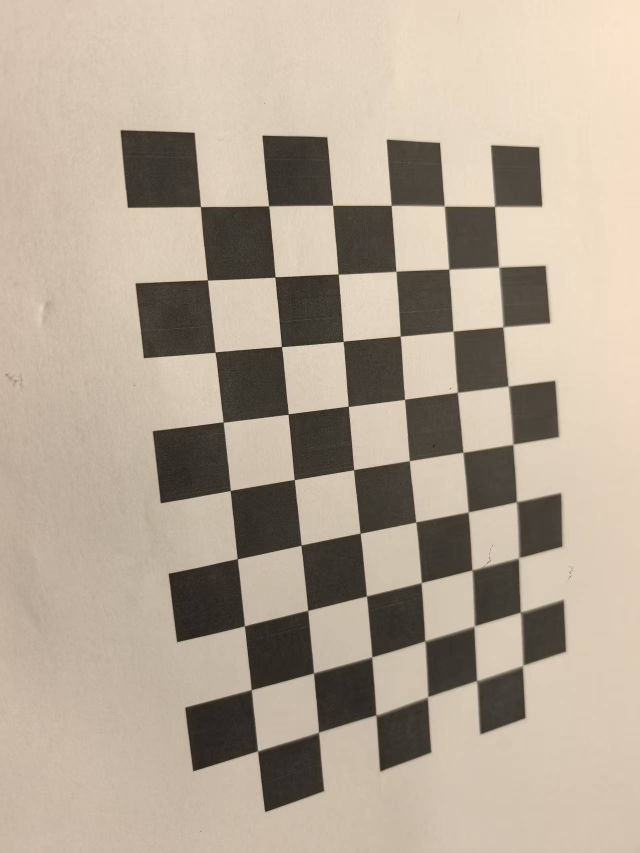
#> input picture parameter_optimization/camera_parameter/image/image-1.jpg, 1279 x 1706 px (shown at 1/2 size); its folder holds 4 pictures in this run
$ python camera_calibration.py
#> lines starting #> are read from the running program, lines starting #| are printed output that depends on the picture; after the words box and inside, x2 and y2 are one past the last pixel; in counts of white or black regions, pixels touching at a corner belong together
import argparse
import json
from pathlib import Path

import cv2
import numpy as np


def make_object_points(pattern_size, square_size):
    """Build planar chessboard corner coordinates in the board frame."""
    cols, rows = pattern_size
    points = np.zeros((rows * cols, 3), np.float64)
    for row in range(rows):
        for col in range(cols):
            index = row * cols + col
            points[index] = [col * square_size, row * square_size, 0.0]
    return points


def collect_image_paths(image_dir):
    """Read all supported calibration image paths."""
    image_dir = Path(image_dir)
    extensions = ["*.jpg", "*.jpeg", "*.png", "*.bmp"]
    image_paths = []
    for extension in extensions:
        image_paths.extend(sorted(image_dir.glob(extension)))
#> pass 2 of the loop in collect_image_paths, `for extension in extensions:`:
    return image_paths


def detect_corners(image_paths, pattern_size, preview_dir):
    """Detect chessboard corners. OpenCV is only used for image IO and corners."""
#> called with pattern_size = (9, 6)
    image_points = []
    valid_paths = []
    image_size = None
    preview_dir.mkdir(parents=True, exist_ok=True)
    criteria = (
        cv2.TERM_CRITERIA_EPS + cv2.TERM_CRITERIA_MAX_ITER,
        30,
        0.001,
    )
    for image_path in image_paths:
        image = cv2.imread(str(image_path))
#> image is the input picture: shape (1706, 1279, 3); mean B, G, R 149.2, 165.5, 179.3
        if image is None:
            print("skip unreadable image:", image_path)
            continue
        gray = cv2.cvtColor(image, cv2.COLOR_BGR2GRAY)
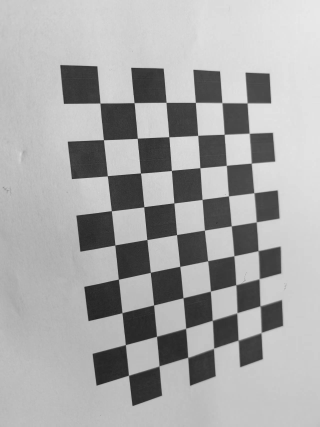
#> gray: shape (1706, 1279) (shown at 1/4 size); min 2, max 244, mean 167.7
        image_size = (gray.shape[1], gray.shape[0])
        found, corners = cv2.findChessboardCorners(gray, pattern_size)
#> found = True; corners = 54 rows, first 8: [990.9, 414.7], [997.3, 535.9], [1006.5, 654], [1017, 772.5], [1026.5, 889], [1034, 1004.5], [1038.5, 1117], [1042.5, 1225]
        if not found:
            print("chessboard not found:", image_path.name)
            continue
        refined = cv2.cornerSubPix(gray, corners, (11, 11), (-1, -1), criteria)
#> refined = 54 rows, first 8: [989.4, 413.6], [997.8, 534.9], [1005.9, 654.3], [1016.6, 772.6], [1025.9, 889], [1033.4, 1003.9], [1037.5, 1115.8], [1040.9, 1224.4]
        image_points.append(refined.reshape(-1, 2).astype(np.float64))
        valid_paths.append(str(image_path))

        preview = image.copy()
        cv2.drawChessboardCorners(preview, pattern_size, refined, found)
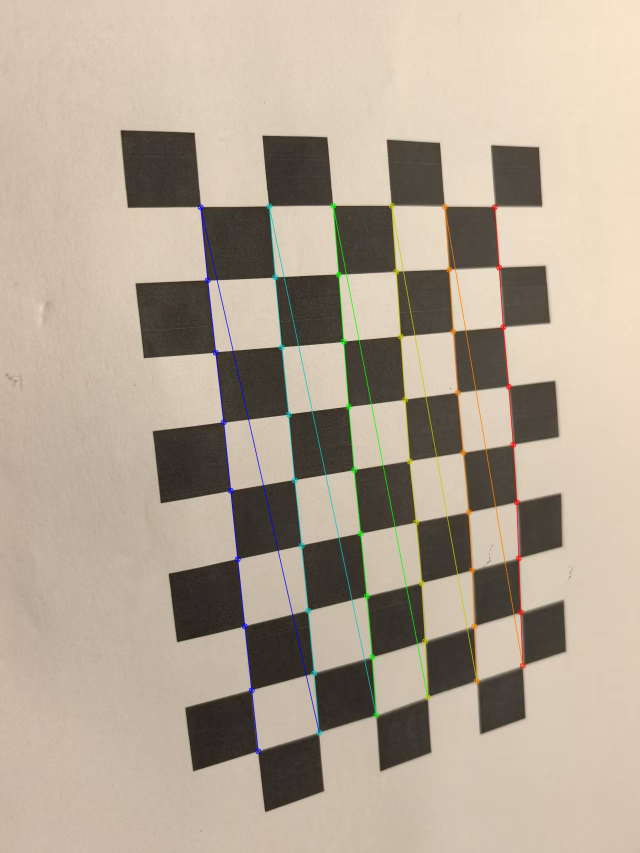
#> preview: shape (1706, 1279, 3) (shown at 1/2 size); 1.7% of pixels changed, all inside (x1, y1, x2, y2) = (395, 405, 1052, 1509)
        cv2.imwrite(str(preview_dir / image_path.name), preview)
        print("detected:", image_path.name)
#> pass 2 of the loop in detect_corners, `for image_path in image_paths:`:
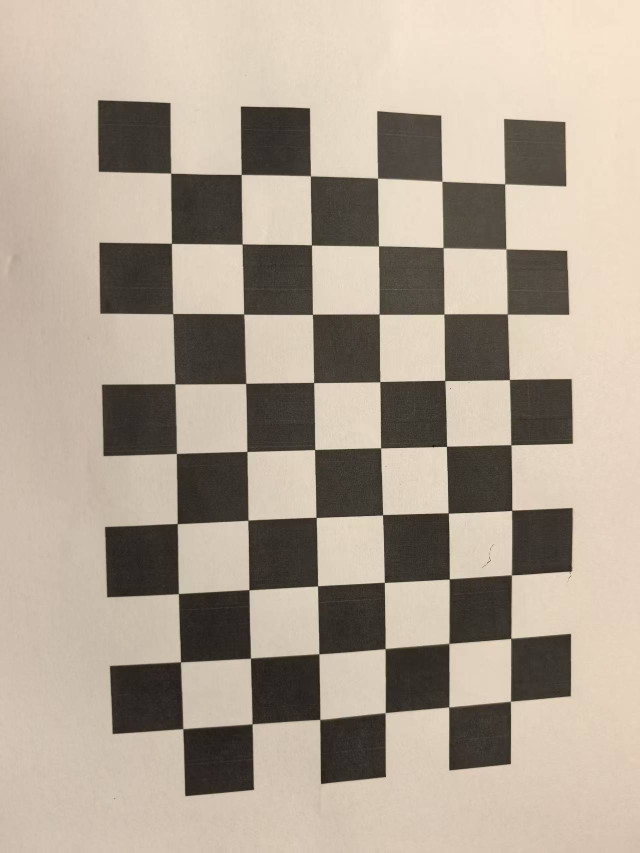
#> input picture parameter_optimization/camera_parameter/image/image-2.jpg, 1279 x 1706 px (shown at 1/2 size)
#> in detect_corners, image is the input picture: shape (1706, 1279, 3); mean B, G, R 146.5, 161.4, 174.2
#> in detect_corners, `gray = cv2.cvtColor(image, cv2.COLOR_BGR2GRAY)`:
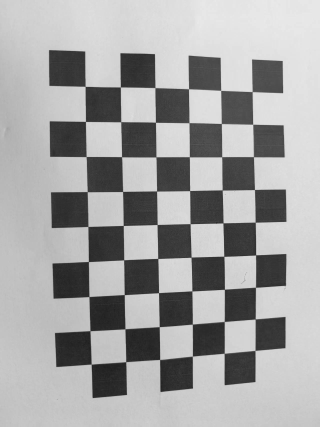
#> gray: shape (1706, 1279) (shown at 1/4 size); min 2, max 247, mean 163.5
#> corners = 54 rows, first 8: [1010.8, 369.1], [1011.5, 499.4], [1013.6, 627.7], [1018.2, 760.6], [1020.7, 889.9], [1024, 1020.5], [1022.2, 1148.5], [1022.5, 1275.2]
#> refined = 54 rows, first 8: [1009.8, 368.3], [1012.3, 498.5], [1014.7, 628.5], [1019.2, 759.6], [1022.3, 890.2], [1023.8, 1021.1], [1023, 1150.3], [1021.9, 1277.1]
#> in detect_corners, `cv2.drawChessboardCorners(preview, pattern_size, refined, found)`:
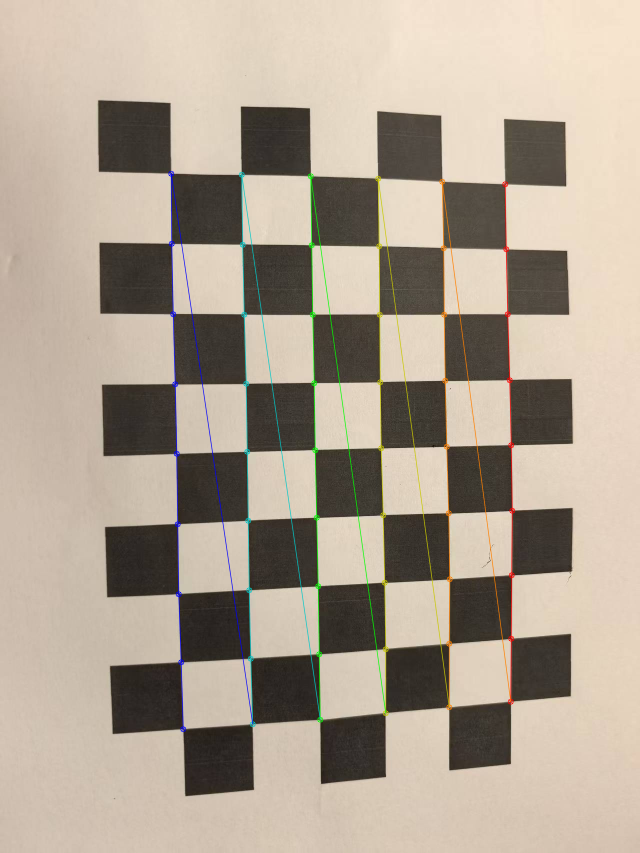
#> preview: shape (1706, 1279, 3) (shown at 1/2 size); 1.82% of pixels changed, all inside (x1, y1, x2, y2) = (336, 341, 1031, 1465)
    return image_points, valid_paths, image_size


def normalize_points(points):
    """Normalize 2D points for a stable DLT solve."""
    points = np.asarray(points, dtype=np.float64)
    mean = np.mean(points, axis=0)
    centered = points - mean
    mean_distance = np.mean(np.linalg.norm(centered, axis=1))
    scale = np.sqrt(2.0) / mean_distance if mean_distance > 1e-12 else 1.0
    transform = np.array(
        [[scale, 0.0, -scale * mean[0]], [0.0, scale, -scale * mean[1]], [0.0, 0.0, 1.0]]
    )
    homogeneous = np.column_stack([points, np.ones(len(points))])
    normalized = (transform @ homogeneous.T).T[:, :2]
    return normalized, transform


def estimate_homography(board_points, image_points):
    """Estimate a board-to-image homography with normalized DLT."""
    src = board_points[:, :2]
    dst = image_points
    src_norm, src_transform = normalize_points(src)
    dst_norm, dst_transform = normalize_points(dst)

    rows = []
    for (x, y), (u, v) in zip(src_norm, dst_norm):
        rows.append([-x, -y, -1.0, 0.0, 0.0, 0.0, u * x, u * y, u])
        rows.append([0.0, 0.0, 0.0, -x, -y, -1.0, v * x, v * y, v])
    _, _, vh = np.linalg.svd(np.asarray(rows))
    homography_norm = vh[-1].reshape(3, 3)
    homography = np.linalg.inv(dst_transform) @ homography_norm @ src_transform
    return homography / homography[2, 2]


def homography_v(homography, i, j):
    """Build Zhang's v_ij row from a homography."""
    h = homography
    return np.array(
        [
            h[0, i] * h[0, j],
            h[0, i] * h[1, j] + h[1, i] * h[0, j],
            h[1, i] * h[1, j],
            h[2, i] * h[0, j] + h[0, i] * h[2, j],
            h[2, i] * h[1, j] + h[1, i] * h[2, j],
            h[2, i] * h[2, j],
        ],
        dtype=np.float64,
    )


def intrinsic_from_homographies(homographies, image_size):
    """Compute an intrinsic matrix initial value from planar homographies."""
#> called with image_size = (1706, 1279)
    rows = []
    for homography in homographies:
        rows.append(homography_v(homography, 0, 1))
        rows.append(homography_v(homography, 0, 0) - homography_v(homography, 1, 1))
    _, _, vh = np.linalg.svd(np.asarray(rows))
    b11, b12, b22, b13, b23, b33 = vh[-1]

    denominator = b11 * b22 - b12 * b12
    if abs(denominator) < 1e-12:
        width, height = image_size
        return np.array([[width, 0.0, width / 2.0], [0.0, width, height / 2.0], [0.0, 0.0, 1.0]])

    v0 = (b12 * b13 - b11 * b23) / denominator
    lambda_value = b33 - (b13 * b13 + v0 * (b12 * b13 - b11 * b23)) / b11
    alpha_sq = lambda_value / b11
    beta_sq = lambda_value * b11 / denominator
    if alpha_sq <= 0.0 or beta_sq <= 0.0:
        width, height = image_size
        return np.array([[width, 0.0, width / 2.0], [0.0, width, height / 2.0], [0.0, 0.0, 1.0]])

    alpha = np.sqrt(alpha_sq)
    beta = np.sqrt(beta_sq)
    gamma = -b12 * alpha * alpha * beta / lambda_value
    u0 = gamma * v0 / beta - b13 * alpha * alpha / lambda_value
    return np.array([[alpha, gamma, u0], [0.0, beta, v0], [0.0, 0.0, 1.0]], dtype=np.float64)


def rotation_matrix_to_vector(rotation):
    """Convert a rotation matrix to an axis-angle vector without cv2.Rodrigues."""
    trace_value = np.trace(rotation)
    cos_theta = np.clip((trace_value - 1.0) / 2.0, -1.0, 1.0)
    theta = np.arccos(cos_theta)
    if theta < 1e-12:
        return np.zeros(3)
    scale = theta / (2.0 * np.sin(theta))
    return scale * np.array(
        [
            rotation[2, 1] - rotation[1, 2],
            rotation[0, 2] - rotation[2, 0],
            rotation[1, 0] - rotation[0, 1],
        ]
    )


def rotation_vector_to_matrix(vector):
    """Convert an axis-angle vector to a rotation matrix."""
    theta = np.linalg.norm(vector)
    if theta < 1e-12:
        skew = skew_symmetric(vector)
        return np.eye(3) + skew
    axis = vector / theta
    skew = skew_symmetric(axis)
    return np.eye(3) + np.sin(theta) * skew + (1.0 - np.cos(theta)) * (skew @ skew)


def skew_symmetric(vector):
    x, y, z = vector
    return np.array([[0.0, -z, y], [z, 0.0, -x], [-y, x, 0.0]], dtype=np.float64)


def extrinsic_from_homography(homography, camera_matrix):
    """Recover one board pose from a homography and an intrinsic matrix."""
    inv_camera = np.linalg.inv(camera_matrix)
    h1 = homography[:, 0]
    h2 = homography[:, 1]
    h3 = homography[:, 2]
    scale = 1.0 / np.linalg.norm(inv_camera @ h1)
    r1 = scale * (inv_camera @ h1)
    r2 = scale * (inv_camera @ h2)
    r3 = np.cross(r1, r2)
    rotation_approx = np.column_stack([r1, r2, r3])
    u, _, vh = np.linalg.svd(rotation_approx)
    rotation = u @ vh
    if np.linalg.det(rotation) < 0.0:
        rotation *= -1.0
    translation = scale * (inv_camera @ h3)
    return rotation_matrix_to_vector(rotation), translation


def estimate_initial_distortion(object_points, image_points_list, camera_matrix, rvecs, tvecs):
    """Estimate k1 and k2 with a linear least-squares system."""
    rows = []
    values = []
    fx, fy = camera_matrix[0, 0], camera_matrix[1, 1]
    cx, cy = camera_matrix[0, 2], camera_matrix[1, 2]
    for image_points, rvec, tvec in zip(image_points_list, rvecs, tvecs):
        rotation = rotation_vector_to_matrix(rvec)
        camera_points = (rotation @ object_points.T).T + tvec
        x = camera_points[:, 0] / camera_points[:, 2]
        y = camera_points[:, 1] / camera_points[:, 2]
        r2 = x * x + y * y
        u0 = fx * x + cx
        v0 = fy * y + cy
        du = image_points[:, 0] - u0
        dv = image_points[:, 1] - v0
        rows.extend(np.column_stack([fx * x * r2, fx * x * r2 * r2]))
        values.extend(du)
        rows.extend(np.column_stack([fy * y * r2, fy * y * r2 * r2]))
        values.extend(dv)
    solution, _, _, _ = np.linalg.lstsq(np.asarray(rows), np.asarray(values), rcond=None)
    return np.array([solution[0], solution[1], 0.0, 0.0, 0.0], dtype=np.float64)


def pack_parameters(camera_matrix, dist_coeffs, rvecs, tvecs):
    params = [
        camera_matrix[0, 0],
        camera_matrix[1, 1],
        camera_matrix[0, 2],
        camera_matrix[1, 2],
        *dist_coeffs,
    ]
    for rvec, tvec in zip(rvecs, tvecs):
        params.extend(rvec)
        params.extend(tvec)
    return np.asarray(params, dtype=np.float64)


def unpack_parameters(params, view_count):
    fx, fy, cx, cy = params[:4]
    dist_coeffs = params[4:9]
    camera_matrix = np.array([[fx, 0.0, cx], [0.0, fy, cy], [0.0, 0.0, 1.0]], dtype=np.float64)
    rvecs = []
    tvecs = []
    index = 9
    for _ in range(view_count):
        rvecs.append(params[index : index + 3])
        tvecs.append(params[index + 3 : index + 6])
        index += 6
    return camera_matrix, dist_coeffs, rvecs, tvecs


def project_points(object_points, camera_matrix, dist_coeffs, rvec, tvec):
    """Project 3D board points through the handwritten camera model."""
    rotation = rotation_vector_to_matrix(rvec)
    camera_points = (rotation @ object_points.T).T + tvec
    z = np.where(np.abs(camera_points[:, 2]) < 1e-12, 1e-12, camera_points[:, 2])
    x = camera_points[:, 0] / z
    y = camera_points[:, 1] / z

    k1, k2, p1, p2, k3 = dist_coeffs
    r2 = x * x + y * y
    radial = 1.0 + k1 * r2 + k2 * r2 * r2 + k3 * r2 * r2 * r2
    x_distorted = x * radial + 2.0 * p1 * x * y + p2 * (r2 + 2.0 * x * x)
    y_distorted = y * radial + p1 * (r2 + 2.0 * y * y) + 2.0 * p2 * x * y

    u = camera_matrix[0, 0] * x_distorted + camera_matrix[0, 2]
    v = camera_matrix[1, 1] * y_distorted + camera_matrix[1, 2]
    return np.column_stack([u, v])


def residual_vector(params, object_points, image_points_list):
    camera_matrix, dist_coeffs, rvecs, tvecs = unpack_parameters(params, len(image_points_list))
    residuals = []
    for image_points, rvec, tvec in zip(image_points_list, rvecs, tvecs):
        projected = project_points(object_points, camera_matrix, dist_coeffs, rvec, tvec)
        residuals.append((projected - image_points).reshape(-1))
    return np.concatenate(residuals)


def numerical_jacobian(params, object_points, image_points_list, base_residual):
    """Finite-difference Jacobian used by the handwritten LM optimizer."""
    jacobian = np.empty((base_residual.size, params.size), dtype=np.float64)
    for index in range(params.size):
        step = 1e-6 * max(1.0, abs(params[index]))
        shifted = params.copy()
        shifted[index] += step
        shifted_residual = residual_vector(shifted, object_points, image_points_list)
        jacobian[:, index] = (shifted_residual - base_residual) / step
    return jacobian


def optimize_parameters(initial_params, object_points, image_points_list, max_iterations=35):
    """Levenberg-Marquardt nonlinear least-squares optimization."""
#> called with initial_params = array of shape (33,), object_points = array of shape (54, 3), max_iterations = 35
    params = initial_params.copy()
    damping = 1e-3
    history = []
    for iteration in range(max_iterations):
        residual = residual_vector(params, object_points, image_points_list)
        cost = float(residual @ residual)
        rmse = float(np.sqrt(cost / residual.size))
        history.append({"iteration": iteration, "rmse": rmse, "damping": damping})
        jacobian = numerical_jacobian(params, object_points, image_points_list, residual)
        normal = jacobian.T @ jacobian
        gradient = jacobian.T @ residual

        accepted = False
        for _ in range(8):
            system = normal + damping * np.diag(np.diag(normal) + 1e-12)
            try:
                step = np.linalg.solve(system, -gradient)
            except np.linalg.LinAlgError:
                damping *= 10.0
                continue
            candidate = params + step
            candidate_residual = residual_vector(candidate, object_points, image_points_list)
            candidate_cost = float(candidate_residual @ candidate_residual)
            if candidate_cost < cost:
                params = candidate
                damping = max(damping / 3.0, 1e-12)
                accepted = True
                if np.linalg.norm(step) < 1e-8 * (np.linalg.norm(params) + 1e-8):
                    return params, history
                break
            damping *= 10.0
        if not accepted:
            break
#> this loop made 17 passes
#> pass 1, in numerical_jacobian, `jacobian = np.empty((base_residual.size, params.size), dtype=np.float64)`:
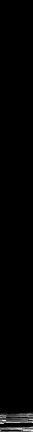
#> jacobian: shape (432, 33) float64; min -0.301, max 3.7e+22, mean 4.93e+20; drawn with min black and max white
#> pass 1, in optimize_parameters, `jacobian = numerical_jacobian(params, object_points, image_points_list..`:
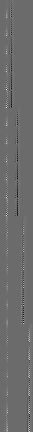
#> jacobian: shape (432, 33) float64; min -1126.8, max 1537.1, mean 6.6; drawn with min black and max white
#> pass 1, in optimize_parameters, `normal = jacobian.T @ jacobian`:
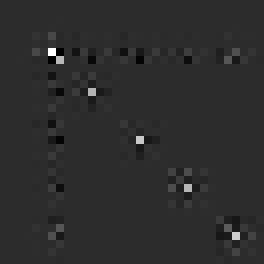
#> normal: shape (33, 33) float64 (shown 8 times larger); min -8620336.6, max 40384035.8, mean 137449; drawn with min black and max white
    return params, history


def per_image_errors(object_points, image_points_list, camera_matrix, dist_coeffs, rvecs, tvecs):
    errors = []
    for image_points, rvec, tvec in zip(image_points_list, rvecs, tvecs):
        projected = project_points(object_points, camera_matrix, dist_coeffs, rvec, tvec)
        distances = np.linalg.norm(projected - image_points, axis=1)
        errors.append(
            {
                "rmse": float(np.sqrt(np.mean(distances * distances))),
                "mean_error": float(np.mean(distances)),
                "max_error": float(np.max(distances)),
            }
        )
    return errors


def handwritten_calibrate_camera(object_points, image_points_list, image_size):
    homographies = [estimate_homography(object_points, image_points) for image_points in image_points_list]
    initial_camera_matrix = intrinsic_from_homographies(homographies, image_size)
    rvecs = []
    tvecs = []
    for homography in homographies:
        rvec, tvec = extrinsic_from_homography(homography, initial_camera_matrix)
        rvecs.append(rvec)
        tvecs.append(tvec)
    initial_dist_coeffs = estimate_initial_distortion(
        object_points, image_points_list, initial_camera_matrix, rvecs, tvecs
    )
    initial_params = pack_parameters(initial_camera_matrix, initial_dist_coeffs, rvecs, tvecs)
    final_params, optimization_history = optimize_parameters(initial_params, object_points, image_points_list)
    camera_matrix, dist_coeffs, rvecs, tvecs = unpack_parameters(final_params, len(image_points_list))
    residual = residual_vector(final_params, object_points, image_points_list)
    rms_error = float(np.sqrt(np.mean(residual * residual)))
    return {
        "rms_error": rms_error,
        "camera_matrix": camera_matrix,
        "dist_coeffs": dist_coeffs,
        "rotation_vectors": rvecs,
        "translation_vectors": tvecs,
        "homographies": homographies,
        "initial_camera_matrix": initial_camera_matrix,
        "initial_distortion_coefficients": initial_dist_coeffs,
        "optimization_history": optimization_history,
    }


def calibrate_camera(image_dir, pattern_size, square_size, output_dir):
    image_paths = collect_image_paths(image_dir)
    if not image_paths:
        raise FileNotFoundError("No images found in: " + str(image_dir))

    output_dir = Path(output_dir)
    preview_dir = output_dir / "corner_preview"
    image_points, valid_paths, image_size = detect_corners(image_paths, pattern_size, preview_dir)
    if len(image_points) < 3:
        raise ValueError("Need at least 3 valid chessboard images.")

    object_point = make_object_points(pattern_size, square_size)
    calibration = handwritten_calibrate_camera(object_point, image_points, image_size)
    camera_matrix = calibration["camera_matrix"]
    dist_coeffs = calibration["dist_coeffs"]
    rotation_vectors = calibration["rotation_vectors"]
    translation_vectors = calibration["translation_vectors"]
    image_errors = per_image_errors(
        object_point, image_points, camera_matrix, dist_coeffs, rotation_vectors, translation_vectors
    )

    return {
        "method": "handwritten_zhang_initialization_and_lm_optimization",
        "opencv_usage": [
            "cv2.imread",
            "cv2.cvtColor",
            "cv2.findChessboardCorners",
            "cv2.cornerSubPix",
            "cv2.drawChessboardCorners",
            "cv2.imwrite",
        ],
        "valid_images": valid_paths,
        "image_size": list(image_size),
        "pattern_size": list(pattern_size),
        "square_size": square_size,
        "rms_reprojection_error": calibration["rms_error"],
        "camera_matrix": camera_matrix.tolist(),
        "distortion_coefficients": dist_coeffs.tolist(),
        "initial_camera_matrix": calibration["initial_camera_matrix"].tolist(),
        "initial_distortion_coefficients": calibration["initial_distortion_coefficients"].tolist(),
        "per_image_reprojection_errors": [
            {"image": valid_paths[index], **image_errors[index]} for index in range(len(valid_paths))
        ],
        "extrinsics": [
            {
                "image": valid_paths[index],
                "rotation_vector": rotation_vectors[index].tolist(),
                "translation_vector": translation_vectors[index].tolist(),
            }
            for index in range(len(valid_paths))
        ],
        "optimization_history": calibration["optimization_history"],
        "corner_preview_dir": str(preview_dir),
    }


def main():
    script_dir = Path(__file__).resolve().parent
    parser = argparse.ArgumentParser(description="Handwritten camera calibration demo.")
    parser.add_argument("--image-dir", default=str(script_dir / "image"))
    parser.add_argument("--pattern-cols", type=int, default=9)
    parser.add_argument("--pattern-rows", type=int, default=6)
    parser.add_argument("--square-size", type=float, default=1.0)
    parser.add_argument("--output-dir", default=str(script_dir / "output"))
    parser.add_argument("--output-name", default="calibration_result.json")
    args = parser.parse_args()

    result = calibrate_camera(
        image_dir=args.image_dir,
        pattern_size=(args.pattern_cols, args.pattern_rows),
        square_size=args.square_size,
        output_dir=args.output_dir,
    )
    output_dir = Path(args.output_dir)
    output_dir.mkdir(parents=True, exist_ok=True)
    output_path = output_dir / args.output_name
    output_path.write_text(json.dumps(result, indent=2, ensure_ascii=False), encoding="utf-8")

    print()
    print("method:", result["method"])
    print("camera matrix:")
    print(np.array(result["camera_matrix"]))
    print("distortion coefficients:")
    print(np.array(result["distortion_coefficients"]))
    print("rms reprojection error:", round(result["rms_reprojection_error"], 6))
    print("saved:", output_path)
    print("corner preview:", result["corner_preview_dir"])


if __name__ == "__main__":
    main()
